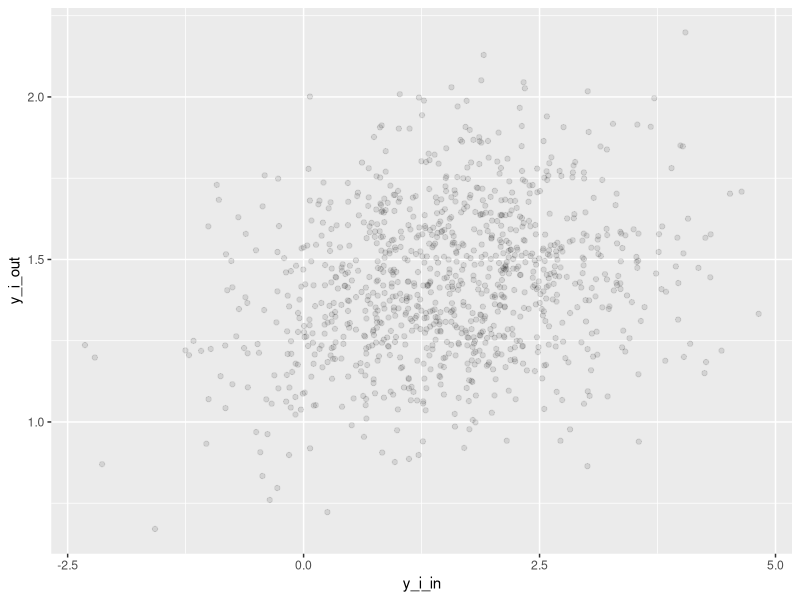
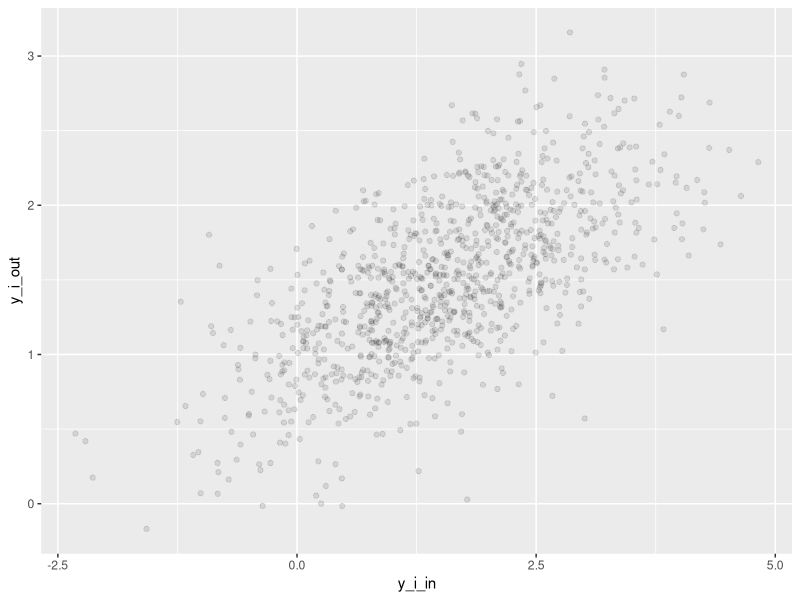

Write the R code that produced these figures, in order.
library(plyr)
library(dplyr)

library(ggplot2)

n <- 70
x <- seq(1,n)/100
setwd('C:/Users/Duane/Dropbox/Quora/MatrixTrace')

slope <- 3 #Slope of average line
freq <- 2
y_true <- x*slope + sin(x*2*pi*freq)
noise_std <- 1.1
n_streams <- 1000

make_vec <- function(){
  y_true + rnorm(n,0,noise_std)
}

smooth.matrix <-  function(df){
  n = length(x);
  A = matrix(0, n, n);
  for(i in 1:n){
    y = rep(0, n); y[i]=1;
    yi = smooth.spline(x, y, df=df)$y;
    A[,i]= yi;
  }
  (A+t(A))/2;
}

y_stream <- matrix(nrow=n,ncol=n_streams)

for (i in seq(n_streams)){
  y_stream[,i] <- make_vec()
}

df_A <- 5
df_B <- 23

S_mat_A <- smooth.matrix(df_A)
S_mat_B <- smooth.matrix(df_B)

write.csv(y_stream,file='y_stream.csv', row.names=FALSE)

write.csv(S_mat_A,file='S_mat_A.csv', row.names=FALSE)
write.csv(S_mat_B,file='S_mat_B.csv', row.names=FALSE)


# S_mat_A <- matrix(runif(n^2,-100,100),nrow=n,ncol=n)

y_hat_A <- S_mat_A %*% y_stream
y_hat_B <- S_mat_B %*% y_stream

i <- 50

to_plot <- data.frame(y_i_in=y_stream[i,],y_i_out = y_hat_A[i,])
g <- ggplot(to_plot,aes(x=y_i_in,y=y_i_out)) + geom_point(alpha=.1)
print(g)

to_plot <- data.frame(y_i_in=y_stream[i,],y_i_out = y_hat_B[i,])
g <- ggplot(to_plot,aes(x=y_i_in,y=y_i_out)) + geom_point(alpha=.1)
print(g)
# y_i_in <- S_mat_A[i,]
# y_i_out <- y_hat_A[i,]



